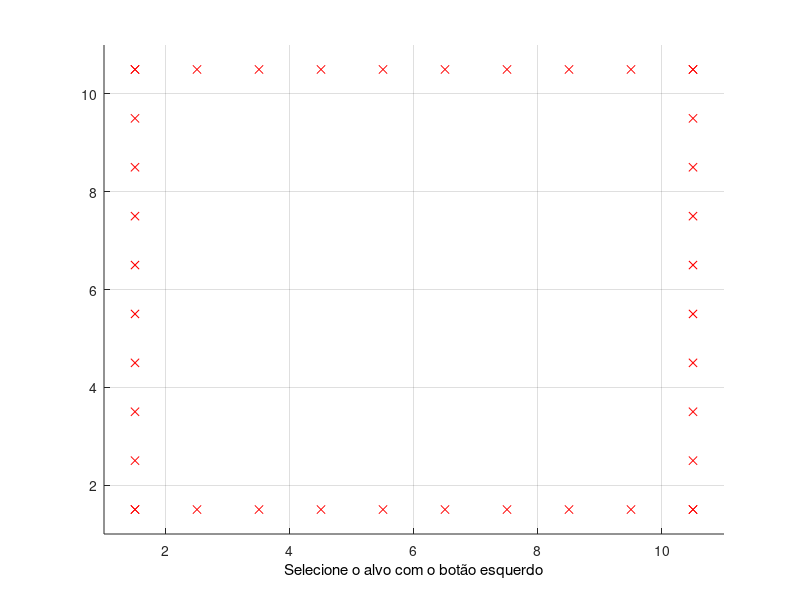

Source code (MATLAB): (Note: this script raises an error after producing the figure.)
clear
clc
%-----------------Definicao de tamanho do mapa-----------------
MAX_X=10;
MAX_Y=10;
%This array stores the coordinates of the map and the 
%Objects in each coordinate
MAP=zeros(MAX_X,MAX_Y);
%--------------------------------------------------------------
j=0;
x_val = 1;
y_val = 1;
axis([1 MAX_X+1 1 MAX_Y+1])
grid on;
hold on;
n=0;%Number of Obstacles

for i = 1:10
    MAP(i,1)=-1;
    a = floor(i);
    b = floor(1);
    plot(a+.5,b+.5,'rx');
    MAP(i,10)=-1;
    a = floor(i);
    b = floor(10);
    plot(a+.5,b+.5,'rx');
end
for i = 1:10
    MAP(1,i)=-1;
    a = floor(1);
    b = floor(i);
    plot(a+.5,b+0.5,'rx')
    MAP(10,i)=-1;
    a = floor(10);
    b = floor(i);
    plot(a+.5,b+0.5,'rx')
    
end

% --------Iniciaizacao de conf de alvo---------------------
pause(1);
h=msgbox('Selecione o alvo com o botão esquerdo');
uiwait(h,5);
if ishandle(h) == 1
    delete(h);
end
xlabel('Selecione o alvo com o botão esquerdo','Color','black');
but=0;
while (but ~= 1) %Repeat until the Left button is not clicked
    [xval,yval,but]=ginput(1);
end
xval=floor(xval);
yval=floor(yval);
xTarget=xval;% Cordenada X do alvo
yTarget=yval;% Cordenada Y do alvo

MAP(xval,yval)=1;%Preenchimento da matriz com o valor do ALVO
plot(xval+.5,yval+.5,'gd');
text(xval+1,yval+.5,'Alvo')
%--------------------------------------------------------------

% --------Iniciaizacao de conf dos obstaculos ---------------------
pause(2);
h=msgbox('Slecione o obstáculo com o botao Esquerdo e o ultimo com o Direito');
  xlabel('Slecione o obstáculo com o botao Esquerdo e o ultimo com o Direito','Color','blue');
uiwait(h,10);
if ishandle(h) == 1
    delete(h);
end
while but == 1
    [xval,yval,but] = ginput(1);
    xval=floor(xval);
    yval=floor(yval);
    MAP(xval,yval)=-1;%Preenchimento da matriz com o valor dos OBSTACULOS
    plot(xval+.5,yval+.5,'ro');
end
%--------------------------------------------------------------
% --------Iniciaizacao de conf do ponto INICIAL ---------------------
pause(1);

h=msgbox('Selecione a posicao inicial com o botao Direito');
uiwait(h,5);
if ishandle(h) == 1
    delete(h);
end
xlabel('Selecione a posicao inicial com o botao Direito ','Color','black');
but=0;
while (but ~= 1) %Repeat until the Left button is not clicked
    [xval,yval,but]=ginput(1);
    xval=floor(xval);
    yval=floor(yval);
end
xStart=xval;%Starting Position
yStart=yval;%Starting Position
MAP(xval,yval)=0;
 plot(xval+.5,yval+.5,'bo');


%--------------------------------------------------------------
%---------------------------START ALGORITHM--------------------

xcord = xTarget;
ycord = yTarget;
potencial =1;

estrutura = [xcord, ycord, potencial]
fila = CQueue();%criar fila
pilha = CQueue();%criar pilha
fila.push(estrutura);
cont = 0;
while ((xcord ~= xStart) || (ycord ~=yStart))
    if(fila.size() == 0)
        disp('Caminho nao possivel')
        break
    end
    aux = fila.pop();
    xcord = aux(1);
    ycord = aux(2);
    if(MAP(xcord,ycord) ~= -1)
         if(MAP(xcord,ycord) == 0 )
            MAP(xcord,ycord) = aux(3);
         end
        
        if(MAP(xcord+1,ycord) ==0 )
            estrutura = [aux(1)+1, aux(2), aux(3)+1];
            fila.push(estrutura);
           
        end
        if(MAP(xcord-1,ycord) == 0 )
            estrutura = [aux(1)-1, aux(2), aux(3)+1];
            fila.push(estrutura);
        
        end
         if(MAP(xcord,ycord+1) == 0 )
            estrutura = [aux(1), aux(2)+1, aux(3)+1];
            fila.push(estrutura);
            
         end
         if(MAP(xcord,ycord-1) == 0 )
            estrutura = [aux(1), aux(2)-1, aux(3)+1];
            fila.push(estrutura);
            
         end    
    end
        
end
fila.remove()

while MAP(xcord,ycord) ~= 1
   
   if((MAP(xcord,ycord) > MAP(xcord +1,ycord)) && (MAP(xcord+1,ycord) > 0)) 
       estrut = [xcord, ycord];
       pilha.push(estrut);
       xcord = xcord + 1;
       plot(xcord+.5,ycord+.5,'gx'); 
       
   elseif((MAP(xcord,ycord) > MAP(xcord -1,ycord)) && (MAP(xcord-1,ycord) > 0))
       estrut = [xcord, ycord];
       pilha.push(estrut);
       xcord = xcord - 1;
       plot(xcord+.5,ycord+.5,'gx'); 
   
   elseif((MAP(xcord,ycord) > MAP(xcord,ycord+1)) && (MAP(xcord,ycord+1) > 0))
       estrut = [xcord, ycord];
       pilha.push(estrut);
       ycord = ycord + 1;
       plot(xcord+.5,ycord+.5,'gx'); 
   elseif((MAP(xcord,ycord) > MAP(xcord,ycord-1)) && (MAP(xcord,ycord-1) > 0))
       estrut = [xcord, ycord];
       pilha.push(estrut);
       ycord = ycord - 1;      
       plot(xcord+.5,ycord+.5,'gx'); 
   end
          
end
inicial = pilha.pop();
J = 1;
K =1;
while pilha.size() > 0
    final = pilha.pop();
    for ix = inicial(1):0.05:final(1)
        Xaux(J) = ix;
        J = J+1;
    end
     for iy = inicial(2):0.05:final(2)
        Yaux(K) = iy;
        K = K+1;
    end
    inicial = final;
end
tamanho_matriz_x = size(Xaux);
tamanho_matriz_y = size(Yaux);

Y = zeros(1,tamanho_matriz_x(2));


if(tamanho_matriz_x(2) > tamanho_matriz_y(2))
    X = Xaux;
    Y = zeros(1,tamanho_matriz_x(2));
    for i=1:size(Yaux)
        Y(1,i) = Yaux(1,i);  
    end
    Z = ones(1,tamanho_matriz_x(2))*0.5;
else
    X = zeros(1,tamanho_matriz_y(2));
    for i=1:size(Xaux)
        X(1,i) = Xaux(1,i);  
    end
    Y = Yaux;
    Z = ones(1,tamanho_matriz_y(2))*0.5;
end
MAT = [X' Y' Z'];

